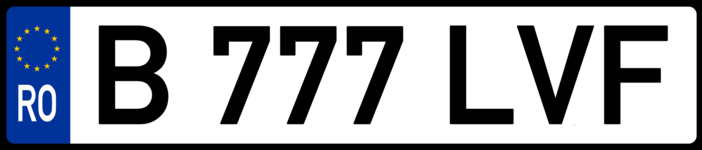
#> input picture lab6 - car number recognition/car_num.png, 702 x 150 px, found by its file name
$ python lab6.py
#> lines starting #> are read from the running program, lines starting #| are printed output that depends on the picture; after the words box and inside, x2 and y2 are one past the last pixel; in counts of white or black regions, pixels touching at a corner belong together
import cv2
import imutils
import numpy as np
import pytesseract


pytesseract.pytesseract.tesseract_cmd = r"C:\Program Files\Tesseract-OCR\tesseract.exe"
img = cv2.imread(
    r'C:\Users\MONICA\OneDrive\Desktop\Inteligenta artificiala\car_num.png')
#> img is the input picture: shape (150, 702, 3); mean B, G, R 171.9, 164.6, 160.9
# img = cv2.resize(img, (800, 200))

# cv2.imshow('IMGINE REDIMENSIONATA', img)
gray = cv2.cvtColor(img, cv2.COLOR_BGRA2GRAY)
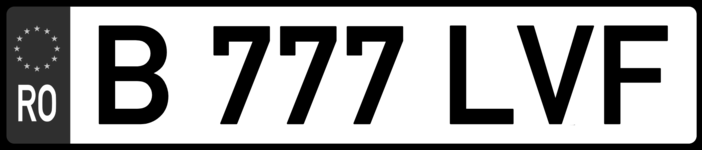
#> gray: shape (150, 702); min 0, max 255, mean 164.3
gray = cv2.bilateralFilter(gray, 13, 15, 15)

cv2.imshow('filtered image', gray)

edged = cv2.Canny(gray, 30, 200)
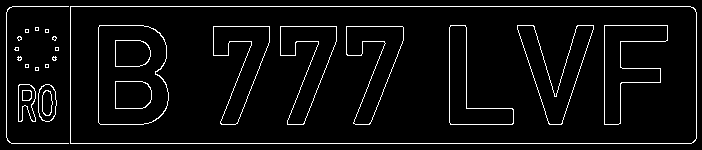
#> edged: shape (150, 702); 4.7% white in thin lines or dots

contur = cv2.findContours(edged.copy(), cv2.RETR_TREE, cv2.CHAIN_APPROX_NONE)
#> contur = 53 contours, 25 with area under 20; largest, box (x1, y1, x2, y2) and area: (70, 6, 697, 144) 85740, (70, 6, 697, 144) 85734, (98, 25, 169, 125) 6382, (98, 25, 169, 125) 6344, (604, 25, 668, 125) 2898
contur = imutils.grab_contours(contur)
contur = sorted(contur, key=cv2.contourArea, reverse=True)[:10]
#> contur = 10 contours; largest, box (x1, y1, x2, y2) and area: (70, 6, 697, 144) 85740, (70, 6, 697, 144) 85734, (98, 25, 169, 125) 6382, (98, 25, 169, 125) 6344, (604, 25, 668, 125) 2898
screenCnt = None

for c in contur:
    peri = cv2.arcLength(c, True)
    approx = cv2.approxPolyDP(c, 0.018 * peri, True)
    if len(approx) == 4:
        screenCnt = approx
        break
#> this loop made 1 pass
#> (peri, screenCnt) on pass 1: (1521.3, [[70, 6], [70, 143], [696, 138], [690, 6]])

if screenCnt is None:
    detected = 0
    print('Nu a fost detectat nici un contur')
else:
    detected = 1

mask = np.zeros(gray.shape, np.uint8)
new_image = cv2.drawContours(mask, [screenCnt], 0, 255, -1,)
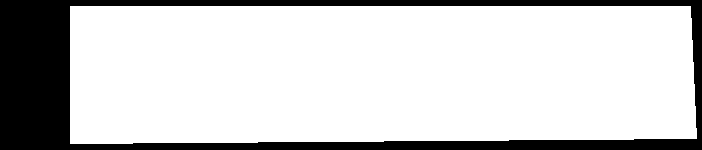
#> new_image: shape (150, 702); 80.3% white; 1 black region, box (x1, y1, x2, y2) and area: (0, 0, 702, 150) 20743
new_image = cv2.bitwise_and(img, img, mask=mask)
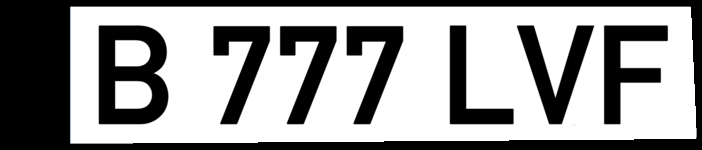
#> new_image: shape (150, 702, 3); mean B, G, R 154.8, 154.7, 154.7

(x, y) = np.where(mask == 255)
(topx, topy) = (np.min(x), np.min(y))
#> topx = 6; topy = 70
(bottomx, bottomy) = (np.max(x), np.max(y))
#> bottomx = 143; bottomy = 696

CROP = gray[topx:bottomx+1, topy:bottomy+1]
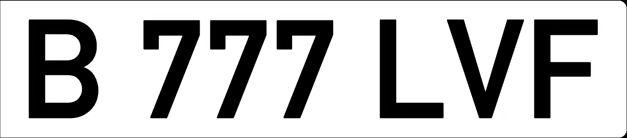
#> CROP: shape (138, 627); min 0, max 255, mean 193.2

#> (the run stopped early here; a loop or call above may not have finished)
